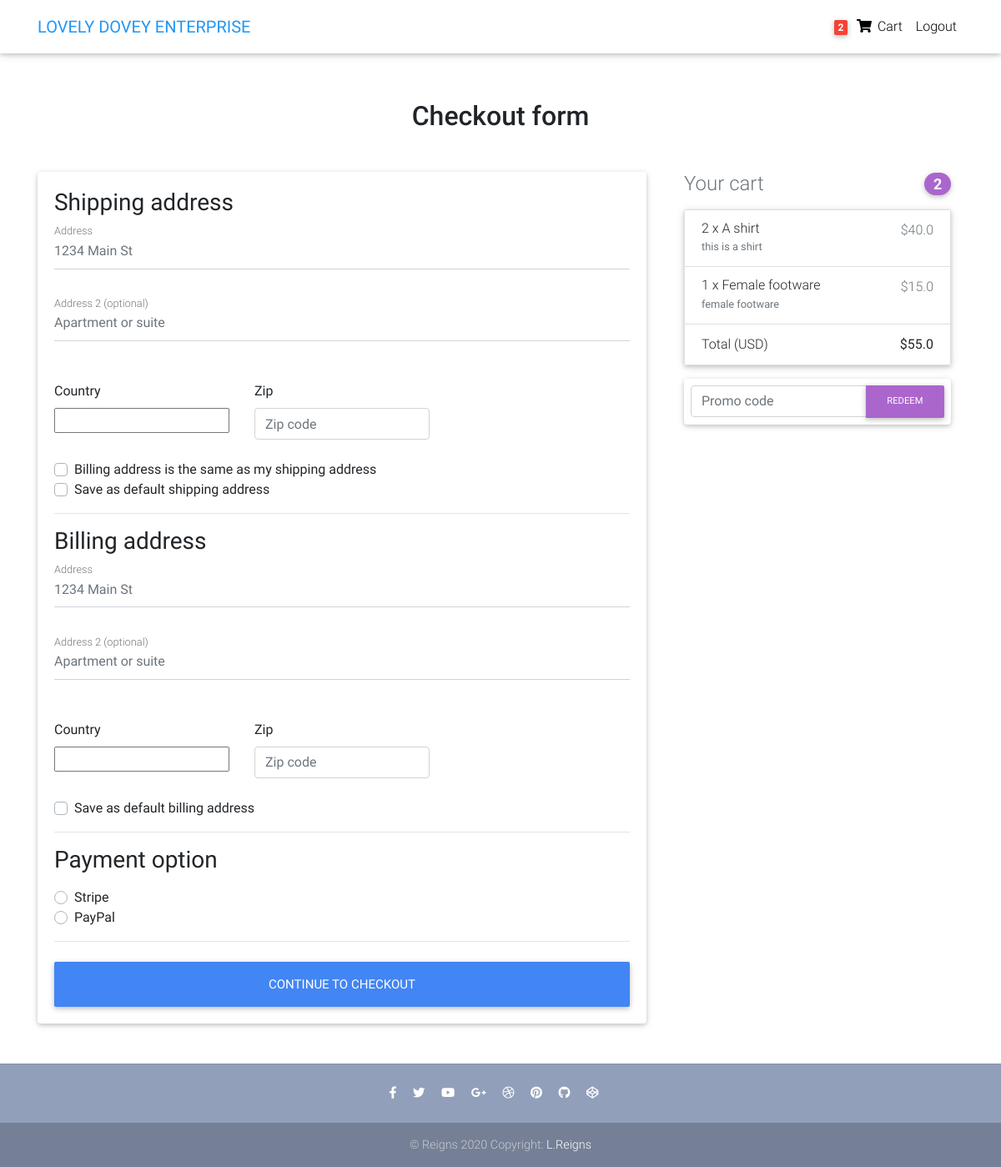
Before: /checkout/ (signed in) with the older database file.
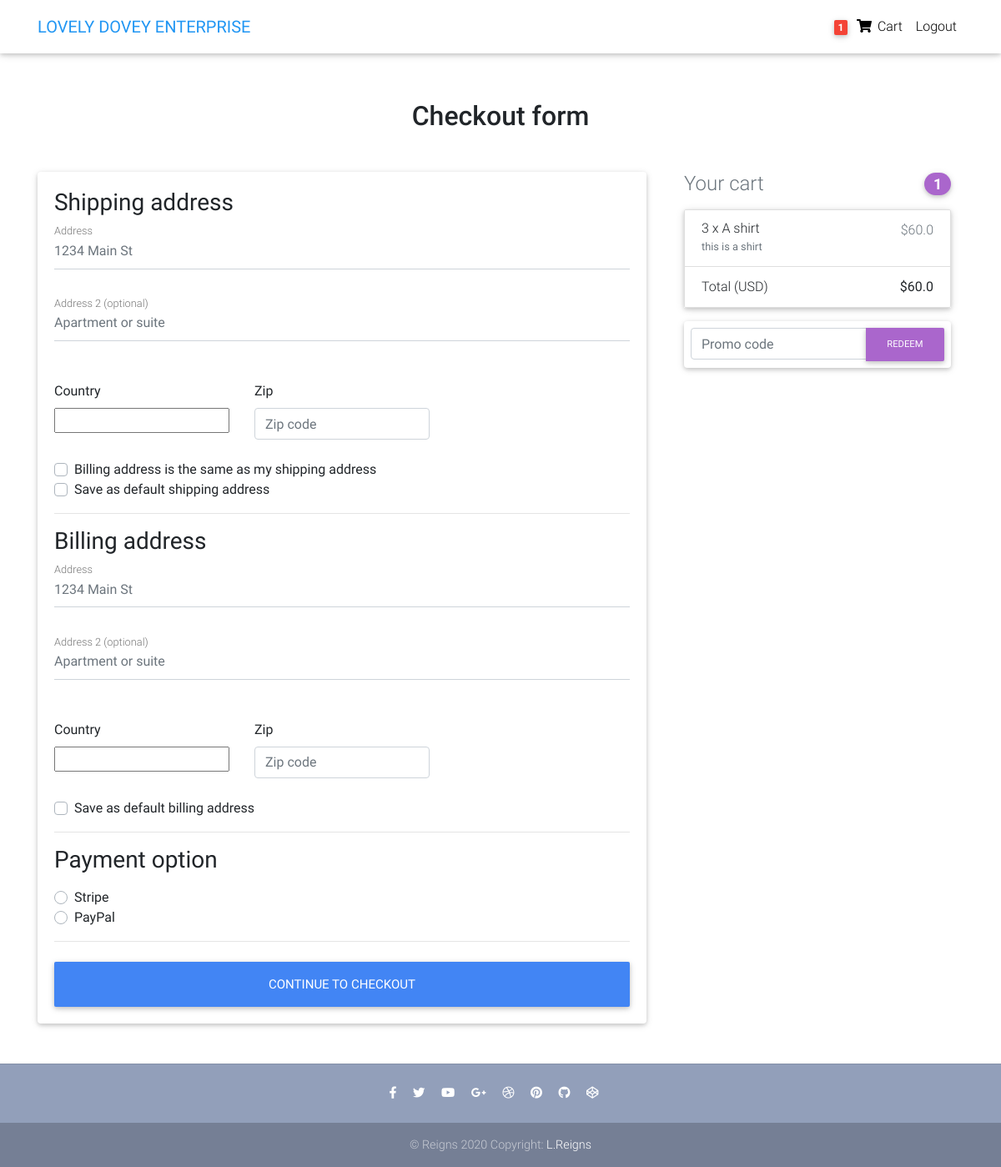
After: the same page with the newer database file.
### core/models.py (models this page shows, shortened)
class Order(models.Model):
    user = models.ForeignKey(settings.AUTH_USER_MODEL,
                             on_delete=models.CASCADE)
    ref_code = models.CharField(max_length=20, blank=True, null=True)
    items = models.ManyToManyField(OrderItem)
    start_date = models.DateTimeField(auto_now_add=True)
    ordered_date = models.DateTimeField()
    ordered = models.BooleanField(default=False)
    shipping_address = models.ForeignKey(
        'Address', related_name='shipping_address', on_delete=models.SET_NULL, blank=True, null=True)
    billing_address = models.ForeignKey(
        'Address', related_name='billing_address', on_delete=models.SET_NULL, blank=True, null=True)
    payment = models.ForeignKey(
        'Payment', on_delete=models.SET_NULL, blank=True, null=True)
    coupon = models.ForeignKey(
        'Coupon', on_delete=models.SET_NULL, blank=True, null=True)
    being_delivered = models.BooleanField(default=False)
    received = models.BooleanField(default=False)
    refund_requested = models.BooleanField(default=False)
    refund_granted = models.BooleanField(default=False)
    '''
    1. Item added to cart
    2. Adding a billing address
    (Failed checkout)
    3. Payment
    (Preprocessing, processing, packaging etc.)
    4. Being delivered
    5. Received
    6. Refunds
    '''
    def get_total(self):
        total = 0
        for order_item in self.items.all():
            total += order_item.get_final_price()
        if self.coupon:
            total -= self.coupon.amount
        return total

class OrderItem(models.Model):
    user = models.ForeignKey(settings.AUTH_USER_MODEL,
                             on_delete=models.CASCADE)
    ordered = models.BooleanField(default=False)
    item = models.ForeignKey(Item, on_delete=models.CASCADE)
    quantity = models.IntegerField(default=1)
    def get_total_discount_item_price(self):
        return self.quantity * self.item.discount_price
    def get_final_price(self):
        if self.item.discount_price:
            return self.get_total_discount_item_price()
        return self.get_total_item_price()

class Item(models.Model):
    title = models.CharField(max_length=100)
    price = models.FloatField()
    discount_price = models.FloatField(blank=True, null=True)
    category = models.CharField(choices=CATEGORY_CHOICES, max_length=2)
    label = models.CharField(choices=LABEL_CHOICES, max_length=1)
    slug = models.SlugField()
    description = models.TextField()
    image = models.ImageField()

### core/views.py (the view, shortened to what this page needs)
# urls.py: path('checkout/', CheckoutView.as_view(), name='checkout'),
class CheckoutView(View):
    def get(self, *args, **kwargs):
        try:
            order = Order.objects.get(user=self.request.user, ordered=False)
            form = CheckoutForm()
            context = {
                'form': form,
                'couponform': CouponForm(),
                'order': order,
                'DISPLAY_COUPON_FORM': True
            }
            shipping_address_qs = Address.objects.filter(
                user=self.request.user,
                address_type='S',
                default=True
            )
            if shipping_address_qs.exists():
                context.update(
                    {'default_shipping_address': shipping_address_qs[0]})
            billing_address_qs = Address.objects.filter(
                user=self.request.user,
                address_type='B',
                default=True
            )
            if billing_address_qs.exists():
                context.update(
                    {'default_billing_address': billing_address_qs[0]})
            return render(self.request, "checkout.html", context)
        except ObjectDoesNotExist:
            messages.info(self.request, "You do not have an active order")
            return redirect("core:checkout")

### core/forms.py
class CheckoutForm(forms.Form):
    shipping_address = forms.CharField(required=False)
    shipping_address2 = forms.CharField(required=False)
    shipping_country = CountryField(blank_label='(select country)').formfield(
        required=False,
        widget=CountrySelectWidget(attrs={
            'class': 'custom-select d-block w-100',
        }))
    shipping_zip = forms.CharField(required=False)
    billing_address = forms.CharField(required=False)
    billing_address2 = forms.CharField(required=False)
    billing_country = CountryField(blank_label='(select country)').formfield(
        required=False,
        widget=CountrySelectWidget(attrs={
            'class': 'custom-select d-block w-100',
        }))
    billing_zip = forms.CharField(required=False)
    same_billing_address = forms.BooleanField(required=False)
    set_default_shipping = forms.BooleanField(required=False)
    use_default_shipping = forms.BooleanField(required=False)
    set_default_billing = forms.BooleanField(required=False)
    use_default_billing = forms.BooleanField(required=False)
    payment_option = forms.ChoiceField(
        widget=forms.RadioSelect, choices=PAYMENT_CHOICES)

### templates/checkout.html (shortened to what this page needs)
{% extends "base.html" %}
{% load crispy_forms_tags %}
{% block content %}
  <main >
    <div class="container wow fadeIn">
      <h2 class="my-5 h2 text-center">Checkout form</h2>
      <div class="row">
        <div class="col-md-8 mb-4">
          <div class="card">
            <form method="POST" class="card-body">
              <h3>Shipping address</h3>
              <div class='hideable_shipping_form'>
                <div class="md-form mb-5">
                  <input type='text' placeholder='1234 Main St' id='shipping_address' name='shipping_address' class='form-control' />
                  <label for="shipping_address" class="">Address</label>
                </div>
                <div class="md-form mb-5">
                  <input type='text' placeholder='Apartment or suite' id='shipping_address2' name='shipping_address2' class='form-control' />
                  <label for="shipping_address2" class="">Address 2 (optional)</label>
                </div>
                <div class="row">
                  <div class="col-lg-4 col-md-12 mb-4">
                    <label for="country">Country</label>
                    {{ form.shipping_country }}
                  </div>
                  <div class="col-lg-4 col-md-6 mb-4">
                    <label for="shipping_zip">Zip</label>
                    <input type='text' placeholder='Zip code' id='shipping_zip' name='shipping_zip' class='form-control' />
                  </div>
                </div>
                <div class="custom-control custom-checkbox">
                  <label class="custom-control-label" for="same_billing_address">Billing address is the same as my shipping address</label>
                </div>
                <div class="custom-control custom-checkbox">
                  <label class="custom-control-label" for="set_default_shipping">Save as default shipping address</label>
                </div>
              </div>
              <hr>
              <h3>Billing address</h3>
              <div class='hideable_billing_form'>
                <div class="md-form mb-5">
                  <input type='text' placeholder='1234 Main St' id='billing_address' name='billing_address' class='form-control' />
                  <label for="billing_address" class="">Address</label>
                </div>
                <div class="md-form mb-5">
                  <input type='text' placeholder='Apartment or suite' id='billing_address2' name='billing_address2' class='form-control' />
                  <label for="billing_address2" class="">Address 2 (optional)</label>
                </div>
                <div class="row">
                  <div class="col-lg-4 col-md-12 mb-4">
                    <label for="country">Country</label>
                    {{ form.billing_country }}
                  </div>
                  <div class="col-lg-4 col-md-6 mb-4">
                    <label for="billing_zip">Zip</label>
                    <input type='text' placeholder='Zip code' id='billing_zip' name='billing_zip' class='form-control' />
                  </div>
                </div>
                <div class="custom-control custom-checkbox">
                  <label class="custom-control-label" for="set_default_billing">Save as default billing address</label>
                </div>
              </div>
              <hr>
              <h3>Payment option</h3>
              <div class="d-block my-3">
                {% for value, name in form.fields.payment_option.choices %}
                <div class="custom-control custom-radio">
                  <label class="custom-control-label" for="{{ name }}">{{ name }}</label>
                </div>
                {% endfor %}
              </div>
              <hr class="mb-4">
              <button class="btn btn-primary btn-lg btn-block" type="submit">Continue to checkout</button>
            </form>
          </div>
        </div>
        <div class="col-md-4 mb-4">
          {% include "order_snippet.html" %}
        </div>
      </div>
    </div>
  </main>
{% endblock content %}

### templates/navbar.html (shortened to what this page needs)
{% load cart_template_tags %}
<nav class="navbar fixed-top navbar-expand-lg navbar-light white scrolling-navbar">
  <div class="container">
    <a class="navbar-brand waves-effect" href="/">
      <strong class="blue-text">LOVELY DOVEY ENTERPRISE</strong>
    </a>
    <div class="collapse navbar-collapse" id="navbarSupportedContent">
      <ul class="navbar-nav nav-flex-icons">
        {% if request.user.is_authenticated %}
        <li class="nav-item">
          <a href="{% url 'core:order-summary' %}" class="nav-link waves-effect">
            <span class="badge red z-depth-1 mr-1"> {{ request.user|cart_item_count }} </span>
            <i class="fas fa-shopping-cart"></i>
            <span class="clearfix d-none d-sm-inline-block"> Cart </span>
          </a>
        </li>
        <li class="nav-item">
          <a class="nav-link waves-effect" href="{% url 'account_logout' %}">
            <span class="clearfix d-none d-sm-inline-block"> Logout </span>
          </a>
        </li>
        {% endif %}
      </ul>
    </div>
  </div>
</nav>

### templates/order_snippet.html (shortened to what this page needs)
<div class="col-md-12 mb-4">
    <h4 class="d-flex justify-content-between align-items-center mb-3">
    <span class="text-muted">Your cart</span>
    <span class="badge badge-secondary badge-pill">{{ order.items.count }}</span>
    </h4>
    <ul class="list-group mb-3 z-depth-1">
    {% for order_item in order.items.all %}
    <li class="list-group-item d-flex justify-content-between lh-condensed">
        <div>
        <h6 class="my-0">{{ order_item.quantity }} x {{ order_item.item.title}}</h6>
        <small class="text-muted">{{ order_item.item.description}}</small>
        </div>
        <span class="text-muted">${{ order_item.get_final_price }}</span>
    </li>
    {% endfor %}
    <li class="list-group-item d-flex justify-content-between">
        <span>Total (USD)</span>
        <strong>${{ order.get_total }}</strong>
    </li>
    </ul>
    {% if DISPLAY_COUPON_FORM %}
    <form class="card p-2" action="{% url 'core:add-coupon' %}" method="POST">
        <div class="input-group">
            {{ couponform.code }}
            <div class="input-group-append">
            <button class="btn btn-secondary btn-md waves-effect m-0" type="submit">Redeem</button>
            </div>
        </div>
    </form>
    {% endif %}
</div>

Changed rows visible on the page:
no longer on this page (row unchanged): OrderItem: quantity "1", item "Female footware", item.description "female footware", get_final_price "15.0"
changed through a linked row, Order: items.count "2" → "1"; get_total "55.0" → "60.0"
changed OrderItem "A shirt": quantity "2" → "3"; get_final_price "40.0" → "60.0"
Other visible differences:
{{ request.user|cart_item_count }}: "2" → "1"
